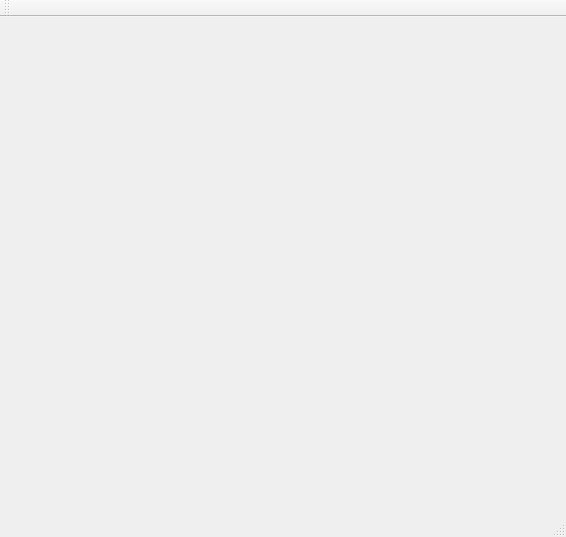
<?xml version="1.0" encoding="UTF-8"?>
<ui version="4.0">
 <class>MainWindow</class>
 <widget class="QMainWindow" name="MainWindow">
  <property name="geometry">
   <rect>
    <x>0</x>
    <y>0</y>
    <width>566</width>
    <height>537</height>
   </rect>
  </property>
  <property name="windowTitle">
   <string>MainWindow</string>
  </property>
  <widget class="QWidget" name="centralWidget"/>
  <widget class="QMenuBar" name="menuBar">
   <property name="geometry">
    <rect>
     <x>0</x>
     <y>0</y>
     <width>566</width>
     <height>20</height>
    </rect>
   </property>
  </widget>
  <widget class="QToolBar" name="mainToolBar">
   <attribute name="toolBarArea">
    <enum>TopToolBarArea</enum>
   </attribute>
   <attribute name="toolBarBreak">
    <bool>false</bool>
   </attribute>
  </widget>
  <widget class="QStatusBar" name="statusBar"/>
 </widget>
 <layoutdefault spacing="6" margin="11"/>
 <resources/>
 <connections/>
</ui>
